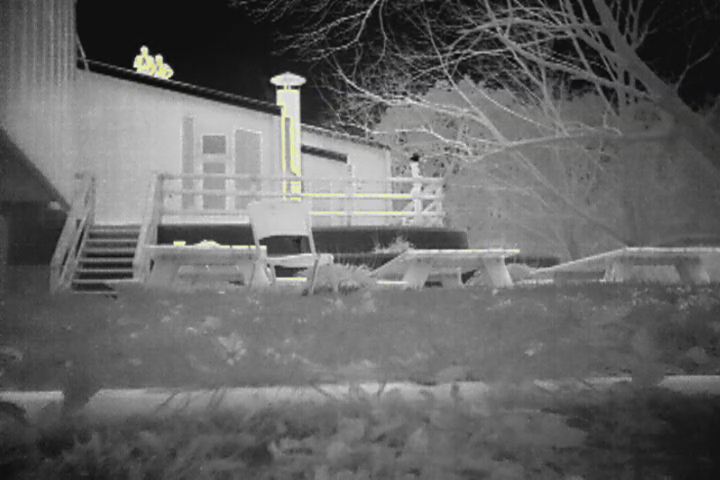
#> input picture frame 39 of groundStation/input videos/Testing 11-2-16 Rooftop and indoors/DJI_0022.mp4, 720 x 480 px, given in place of the camera
$ python blobDetect.py   (Python 2 division)
#> lines starting #> are read from the running program, lines starting #| are printed output that depends on the picture; after the words box and inside, x2 and y2 are one past the last pixel; in counts of white or black regions, pixels touching at a corner belong together


import imutils

import numpy as np

import argparse

import cv2

import math


# define range of color yellow in HSV
lowerBound = np.array([23,100,100])
upperBound = np.array([30,255,255])

lowerWhite = np.array([0,0,0])
upperWhite = np.array([0,0,0])
#get video from videocaptue stream
cap = cv2.VideoCapture(1)

while(cap.isOpened()):


    #Grab a frame from the screencast


    ret, frame = cap.read()
#> frame is the input picture: shape (480, 720, 3); mean B, G, R 101.1, 101.5, 101.5
    # Convert BGR to HSV
    hsv = cv2.cvtColor(frame, cv2.COLOR_BGR2HSV)
#> hsv: shape (480, 720, 3); mean H, S, V 4.8, 0.8, 101.5
    # Threshold the HSV image to get only blue colors
    mask = cv2.inRange(hsv, lowerBound, upperBound)
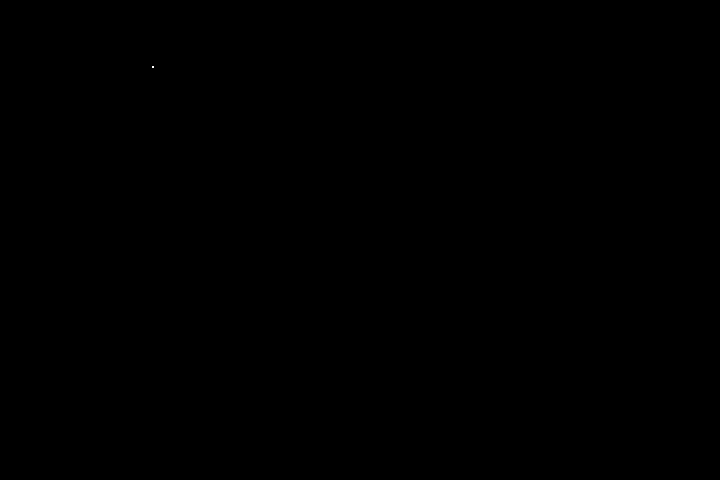
#> mask: shape (480, 720); 0% white in thin lines or dots, all inside (x1, y1, x2, y2) = (152, 66, 154, 68)
    # Bitwise-AND mask and original image
    res = cv2.bitwise_and(frame,frame, mask= mask)
    #mask = res
    kernel = cv2.getStructuringElement(cv2.MORPH_ELLIPSE, (3, 3))

    #mask = cv2.medianBlur(mask,5)
    mask = cv2.GaussianBlur(mask, (5, 5), 0)

    mask = cv2.morphologyEx(mask, cv2.MORPH_OPEN, kernel)

    mask = cv2.morphologyEx(mask, cv2.MORPH_CLOSE, kernel)

    mask_inv = abs(255-mask)

    res = cv2.bitwise_and(frame,frame, mask= mask)


    cv2.imshow('mask',mask)
    cv2.imshow('res',res)

    #Contour detection

    contours, _ = cv2.findContours(mask, 1, 2)
#> contours = 1 item

    cv2.drawContours(mask, contours, -1, (128,255,0),3)
#> mask: shape (480, 720); values 0 (black) and 128 (white), 0.02% white; 1 white region, box (x1, y1, x2, y2) and area: (148, 62, 158, 72) 76

    for c in contours:

           rect = cv2.boundingRect(c)

           if rect[2] <10 or rect[3] <10: continue

           x,y,w,h = rect
	   if rect[2] >100 or rect[3] >100:

	   	   cv2.rectangle(frame, (x,y),(x+w,y+h),(255,255,255),2)

		   cv2.rectangle(mask, (x,y),(x+w,y+h),(255,255,255),2)


		   cv2.putText(mask, 'Person match', (x,y+h+10), 0,0.3,(255,255,255))
		   cv2.putText(frame, 'person match', (x,y+h+10), 0,0.5,(255,255,255))
	   else:
		   flag = 0
		   #check if two mid sized blobs are close
		   for c2 in contours:

           		rect2 = cv2.boundingRect(c2)
			x2,y2,w2,h2 = rect2
			if rect2[2] <25 or rect2[3] <25: continue
			if rect[2] <25 or rect[3] <25: continue
			if (math.sqrt(abs(rect2[2]-rect[2])**2 +  abs(rect2[3]-rect[3])**2) < 25):
			   cv2.rectangle(frame, (x,y),(x+w,y+h),(255,255,255),2)

		           cv2.rectangle(mask, (x,y),(x+w,y+h),(255,255,255),2)


		           cv2.putText(mask, 'Person match', (x,y+h+10), 0,0.3,(255,255,255))
		           cv2.putText(frame, 'person match', (x,y+h+10), 0,0.5,(255,255,255))
			   flag = 1
		   if flag == 0:
		      cv2.rectangle(frame, (x,y),(x+w,y+h),(0,255,0),1)

		      cv2.rectangle(mask, (x,y),(x+w,y+h),(0,255,0),1)

		      cv2.putText(mask, 'Heat match', (x,y+h+10), 0,0.3,(0,255,0))
		      cv2.putText(frame, 'Heat match', (x,y+h+10), 0,0.3,(0,255,0))
#> this loop made 1 pass
#> rect on pass 1: (150, 64, 6, 6)


    cv2.imshow('frame',frame)
    cv2.imshow("Contour Mask", mask)
    k = cv2.waitKey(5) & 0xFF
#> (key q is pressed here)
    if k == 27:
        break

cap.release()
cv2.destroyAllWindows()


"""
    cv2.imshow('frame',frame)


    #Threshold and remove noise

    #frame = cv2.resize(frame, width = 500) #resizing

    mask = cv2.inRange(frame, lowerBound, upperBound)

    kernel = cv2.getStructuringElement(cv2.MORPH_ELLIPSE, (3, 3))

    mask = cv2.GaussianBlur(mask, (3, 3), 0)

    mask = cv2.morphologyEx(mask, cv2.MORPH_OPEN, kernel)

    mask = cv2.morphologyEx(mask, cv2.MORPH_CLOSE, kernel)

    mask_inv = abs(255-mask)


    #Contour detection

    contours, _ = cv2.findContours(mask, 1, 2)

    cv2.drawContours(mask, contours, -1, (128,255,0),3)

    for c in contours:

        rect = cv2.boundingRect(c)

        if rect[2] <40 or rect[3] <40: continue

        x,y,w,h = rect

        cv2.rectangle(mask, (x,y),(x+w,y+h),(128,255,0),2)

        cv2.putText(mask, 'person detected', (x+w+10,y+h), 0,0.3,(240,255,0))

    cv2.imshow("Contour Mask", mask)


    #normalize the frame, spread out values for display of original feed

    cv2.normalize(frame, frame, 0, 65535, cv2.NORM_MINMAX)

    np.right_shift(frame, 8, frame)

    frame = np.uint8(frame)


    #Overlay the mask on the frame

    matchedPixels = cv2.bitwise_and(frame, frame, mask = mask)


    #Display images

    cv2.imshow("Original(left) Masked(right)", np.hstack([frame, matchedPixels]))

    #cv2.imshow("original", frame)

    cv2.imshow("Thresholded", mask_inv)


    #Exit on "q"

    if cv2.waitKey(1) & 0xFF == ord("q"):

        break


#Cleanup


cap.release()
cv2.destroyAllWindows()
"""

$ run again, starting later in the video
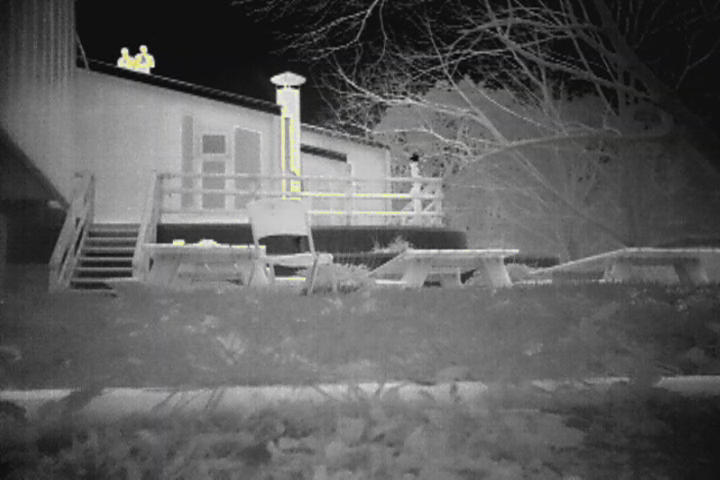
#> input picture frame 177 of groundStation/input videos/Testing 11-2-16 Rooftop and indoors/DJI_0022.mp4, 720 x 480 px, given in place of the camera
#> frame is the input picture: shape (480, 720, 3); mean B, G, R 93.1, 93.3, 93.3
#> hsv: shape (480, 720, 3); mean H, S, V 9.9, 1.3, 93.4
#> contours = 2 contours; box (x1, y1, x2, y2) and area: (128, 58, 140, 68) 83, (122, 54, 128, 60) 23
#> the loop `for c in contours: ` made 2 passes
#> (x, y, w, h) on pass 1: (128, 58, 12, 10)
#> after the loop `for c in contours:`:
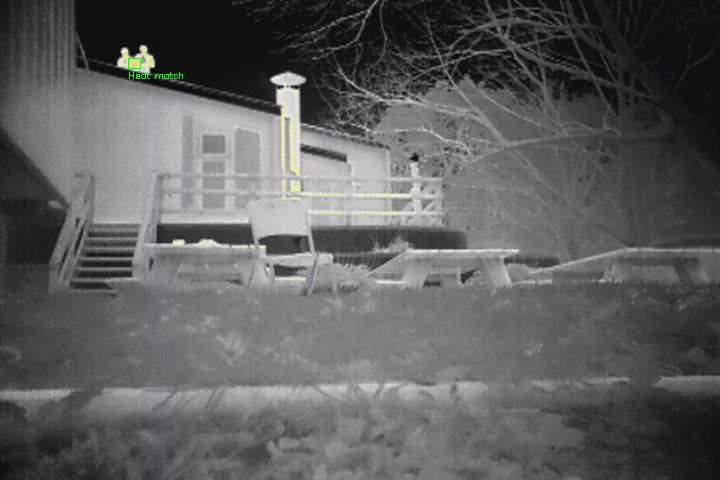
#> frame: shape (480, 720, 3); 0.05% of pixels changed, all inside (x1, y1, x2, y2) = (128, 58, 183, 79)

$ run again, starting later in the video
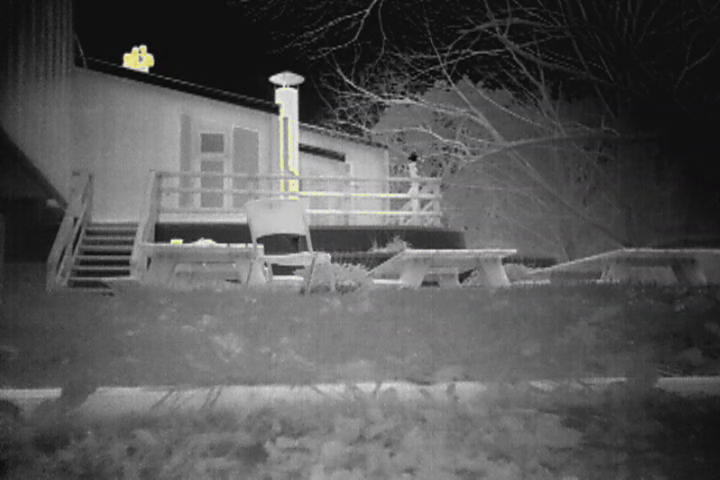
#> input picture frame 315 of groundStation/input videos/Testing 11-2-16 Rooftop and indoors/DJI_0022.mp4, 720 x 480 px, given in place of the camera
#> frame is the input picture: shape (480, 720, 3); mean B, G, R 85.7, 85.8, 86
#> hsv: shape (480, 720, 3); mean H, S, V 14.5, 1.4, 86.1
#> `mask_inv = abs(255-mask)`:
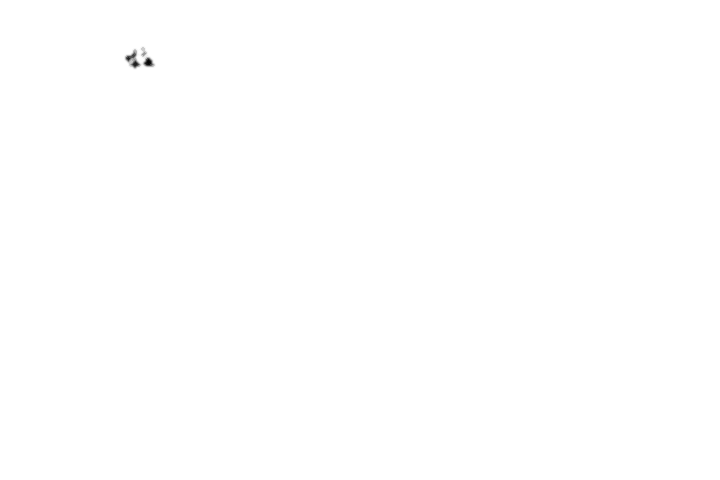
#> mask_inv: shape (480, 720); min 5, max 255, mean 254.9
#> contours = 2 contours; box (x1, y1, x2, y2) and area: (124, 46, 156, 70) 454, (137, 55, 145, 63) 28
#> the loop `for c in contours: ` made 2 passes
#> (x, y, w, h) on pass 2: (124, 46, 32, 24)
#> after the loop `for c in contours:`:
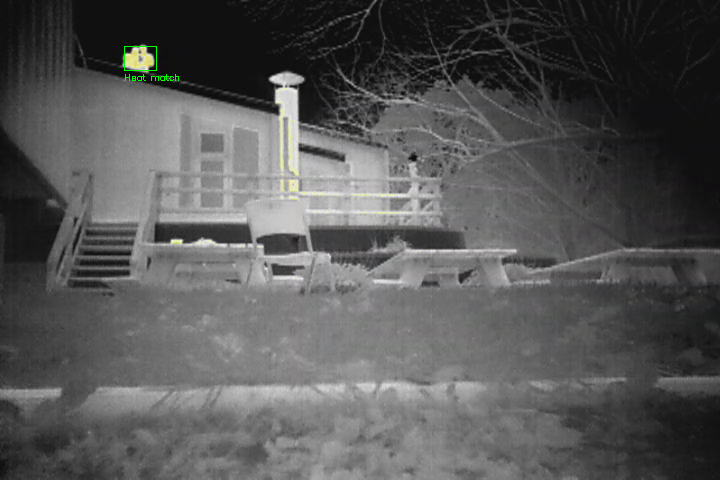
#> frame: shape (480, 720, 3); 0.07% of pixels changed, all inside (x1, y1, x2, y2) = (124, 46, 179, 81)
